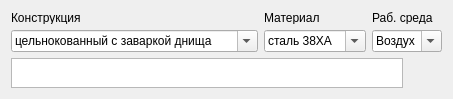
     <widget class="QWidget" name="layoutWidget">
      <property name="geometry">
       <rect>
        <x>119</x>
        <y>174</y>
        <width>394</width>
        <height>81</height>
       </rect>
      </property>
      <layout class="QVBoxLayout" name="verticalLayout_6">
       <item>
        <layout class="QHBoxLayout" name="horizontalLayout">
         <item>
          <layout class="QVBoxLayout" name="verticalLayout_5">
           <property name="spacing">
            <number>6</number>
           </property>
           <item>
            <widget class="QLabel" name="label_3">
             <property name="sizePolicy">
              <sizepolicy hsizetype="Expanding" vsizetype="Expanding">
               <horstretch>0</horstretch>
               <verstretch>0</verstretch>
              </sizepolicy>
             </property>
             <property name="minimumSize">
              <size>
               <width>221</width>
               <height>13</height>
              </size>
             </property>
             <property name="maximumSize">
              <size>
               <width>221</width>
               <height>13</height>
              </size>
             </property>
             <property name="text">
              <string>Конструкция</string>
             </property>
            </widget>
           </item>
           <item>
            <widget class="QComboBox" name="construction">
             <property name="editable">
              <bool>true</bool>
             </property>
             <item>
              <property name="text">
               <string>цельнокованный с заваркой днища</string>
              </property>
             </item>
             <item>
              <property name="text">
               <string>цельнотянутый</string>
              </property>
             </item>
             <item>
              <property name="text">
               <string>цельнотянутый с внутренней резьбой</string>
              </property>
             </item>
             <item>
              <property name="text">
               <string>цельнотянутый с внешней резьбой</string>
              </property>
             </item>
            </widget>
           </item>
          </layout>
         </item>
         <item>
          <layout class="QVBoxLayout" name="verticalLayout_4">
           <item>
            <widget class="QLabel" name="label_2">
             <property name="minimumSize">
              <size>
               <width>89</width>
               <height>13</height>
              </size>
             </property>
             <property name="maximumSize">
              <size>
               <width>89</width>
               <height>13</height>
              </size>
             </property>
             <property name="text">
              <string>Материал</string>
             </property>
            </widget>
           </item>
           <item>
            <widget class="QComboBox" name="material">
             <property name="editable">
              <bool>true</bool>
             </property>
             <item>
              <property name="text">
               <string>сталь 38ХА</string>
              </property>
             </item>
             <item>
              <property name="text">
               <string>сталь 09Г2С</string>
              </property>
             </item>
            </widget>
           </item>
          </layout>
         </item>
         <item>
          <layout class="QVBoxLayout" name="verticalLayout_3">
           <item>
            <widget class="QLabel" name="label">
             <property name="minimumSize">
              <size>
               <width>62</width>
               <height>13</height>
              </size>
             </property>
             <property name="maximumSize">
              <size>
               <width>62</width>
               <height>13</height>
              </size>
             </property>
             <property name="text">
              <string>Раб. среда</string>
             </property>
            </widget>
           </item>
           <item>
            <widget class="QComboBox" name="rab_sreda">
             <property name="editable">
              <bool>true</bool>
             </property>
             <item>
              <property name="text">
               <string>Воздух</string>
              </property>
             </item>
             <item>
              <property name="text">
               <string>Азот</string>
              </property>
             </item>
            </widget>
           </item>
          </layout>
         </item>
        </layout>
       </item>
       <item>
        <widget class="QPlainTextEdit" name="vladelec">
         <property name="minimumSize">
          <size>
           <width>392</width>
           <height>30</height>
          </size>
         </property>
         <property name="maximumSize">
          <size>
           <width>392</width>
           <height>30</height>
          </size>
         </property>
         <property name="font">
          <font>
           <family>Times New Roman</family>
           <pointsize>10</pointsize>
          </font>
         </property>
         <property name="layoutDirection">
          <enum>Qt::LeftToRight</enum>
         </property>
         <property name="plainText">
          <string/>
         </property>
         <property name="overwriteMode">
          <bool>false</bool>
         </property>
         <property name="placeholderText">
          <string>Владелец</string>
         </property>
        </widget>
       </item>
      </layout>
     </widget>
